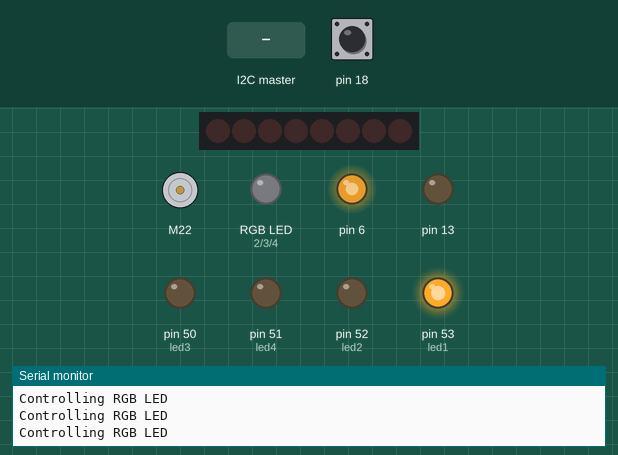
Simulated run of this sketch. Board: Arduino Mega 2560, built with avr-gcc and run on an emulated ATmega2560. Shown: DC motor (green arrow = forward, orange = backward, longer = faster), 8 shift-register outputs drawn as a row of LEDs (first output left, lit = HIGH), an RGB LED mixed from three pins (HIGH = lit), output pins drawn as LEDs (lit = HIGH), the last lines printed to the serial monitor. Dashed ring = blinking. Inputs (shaded band) come from the test bench; at power-on: pin 18 LOW. Pins used as bus, display or sensor lines are not drawn.

Above: at 1.2 s.
1.3 s: pin 18 driven HIGH
At 2.5 s:
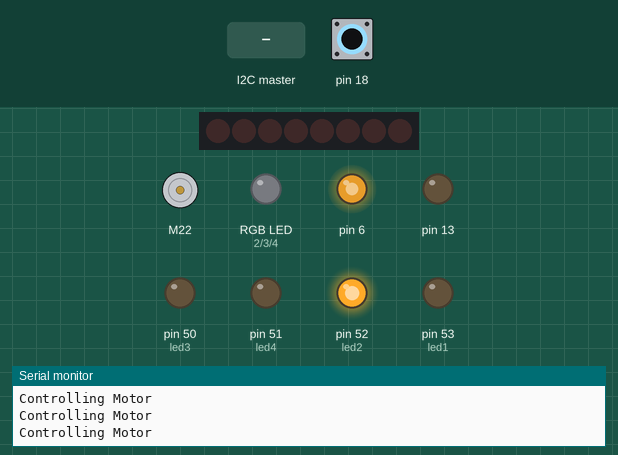
2.8 s: the I2C master sends "L"
At 3.7 s:
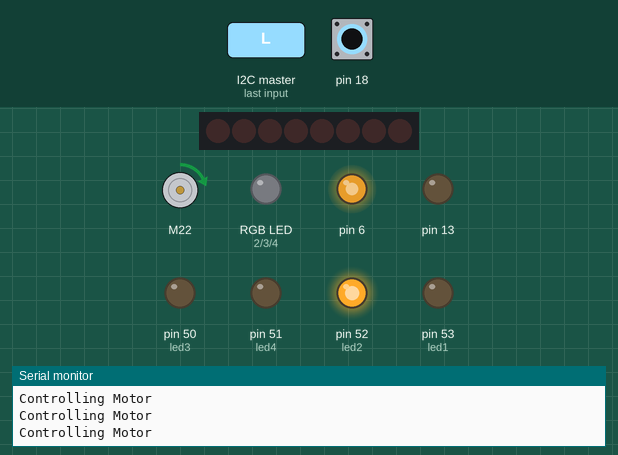
4.3 s: the I2C master sends "+"
At 5.0 s:
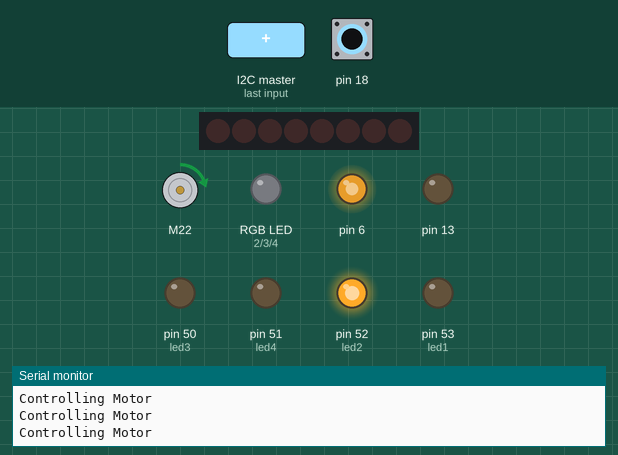
7.3 s: the I2C master sends "+"
At 8.5 s:
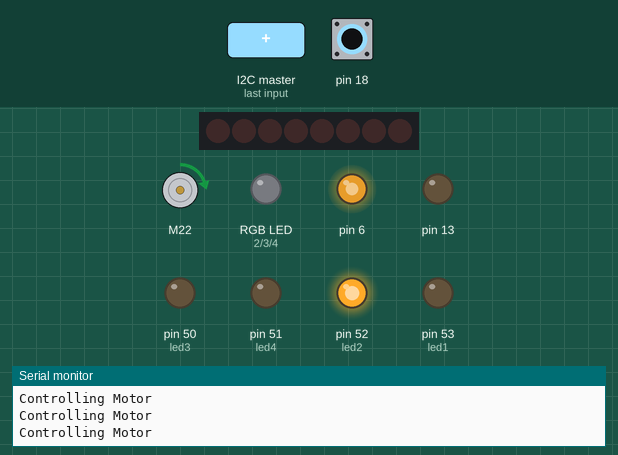
8.8 s: the I2C master sends "-"
At 9.8 s:
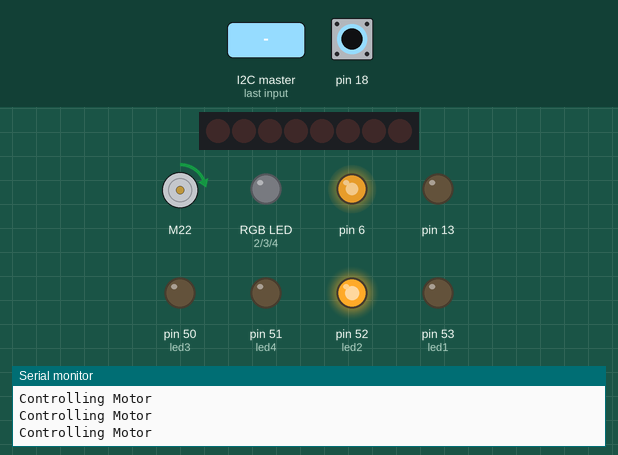
10.3 s: pin 18 pulsed LOW 5 times (0.12 s each, 0.3 s apart)
At 10.57 s:
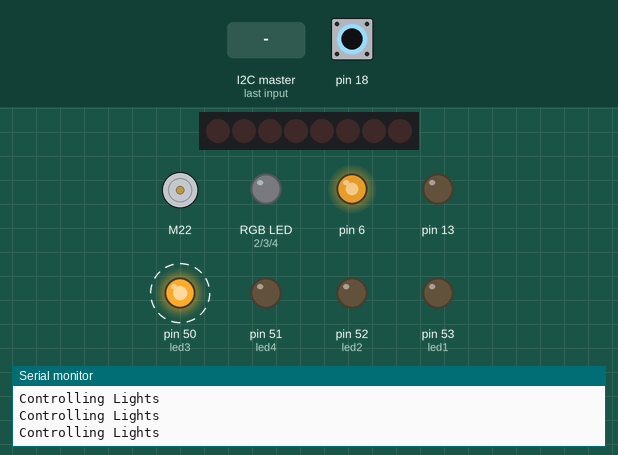
Timing chart, 0 to 13.3 s (numbered marks = the images above; inputs shaded):
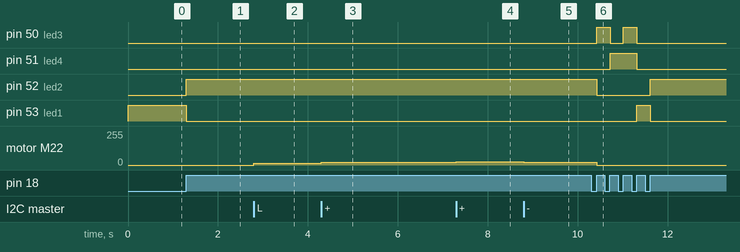

Measured:
- after the input at 1.3 s, pin 52 (led2): LOW → HIGH at once; pin 53 (led1): HIGH → LOW at once
- after the input at 2.8 s, motor M22: stopped → forward 15/255 at once
- after the input at 4.3 s, motor M22: forward 15/255 → forward 19/255 at once
- after the input at 7.3 s, motor M22: forward 19/255 → forward 23/255 at once
- after the input at 8.8 s, motor M22: forward 23/255 → forward 19/255 at once
- after the input at 10.3 s, pin 50 (led3): alternates HIGH for 0.30 s and LOW for 0.30 s, 4 changes in all, then stays LOW, starting after 0.12 s; pin 51 (led4): LOW → HIGH after 0.42 s, → LOW 0.60 s later

The sketch:

nCrypt.ino
```cpp
/*
 * Image Processing based Gesture-controlled Arduino Home Automation Demonstration
 *
 * Anmol Singh and Rian Borah, Delhi Public School, RK Puram
 *
 * Program 2: Slave Arduino Mega 2560
 *
 */

// _____________________________

#include <Wire.h>

#include <SparkFun_TB6612.h>

#define AIN1 22

#define AIN2 24

#define PWMA 5

#define STBY 23

const int offsetA = 1;

Motor motor1 = Motor(AIN1, AIN2, PWMA, offsetA, STBY);

volatile int counter = 0;

// _____________________________

int led1 = 53;

int led2 = 52;

int led3 = 50;

int led4 = 51;

// _____________________________

int latchPin = 39;

int clockPin = 37;

int dataPin = 38;

// _____________________________

int R = 2;

int G = 3;

int B = 4;

// _____________________________

// Brightness Control (first two) or Toggle Control (last two)

char deviceArray[5] = {'L', 'M', 'R', 'S', 'B'};
//
int numEffectiveStates = 5;

//char deviceArray[3] = {'L', 'M', 'R'};
//
//int numEffectiveStates = 3;

int deviceID = 0;

// _____________________________

int currentBrightness = 50;

int currentSpeed = 20;

int currentMode = 1;

int defaultLEDStep = 20;

int defaultMotorStep = 5;

int registerBrightness = 200;

int previousBrightness = 0;

int previousSpeed = 0;

// _____________________________

void setup() {
  // put your setup code here, to run once:

  Wire.begin(9);

  pinMode(R, OUTPUT);

  pinMode(G, OUTPUT);

  pinMode(B, OUTPUT);

  pinMode(18, INPUT);

  pinMode(led1, OUTPUT);

  pinMode(led2, OUTPUT);

  pinMode(led3, OUTPUT);

  pinMode(led4, OUTPUT);

  pinMode(13, OUTPUT);

  digitalWrite(13, LOW);

  attachInterrupt(digitalPinToInterrupt(18), changeState, RISING);

  changeState();

  pinMode(latchPin, OUTPUT);

  pinMode(dataPin, OUTPUT);

  pinMode(clockPin, OUTPUT);

  pinMode(6, OUTPUT);

  analogWrite(6, registerBrightness);

  Serial.begin(9600);

  Wire.onReceive(receiveEvent);

}

void loop() {

while(deviceID == 0) {

  resetMotor();

  resetLights();

  Serial.println("Controlling RGB LED");


}

while(deviceID == 1) {

  resetRGBLED();

  resetLights();

  Serial.println("Controlling Motor");

}

while(deviceID >= 2) {

  resetRGBLED();

  resetMotor();

  Serial.println("Controlling Lights");

}

}

void changeState(){

  if((counter % numEffectiveStates) == 0){

    digitalWrite(led1, HIGH);

    digitalWrite(led2, LOW);

    digitalWrite(led3, LOW);

    digitalWrite(led4, LOW);

  }

  else if((counter % numEffectiveStates) == 1){

    digitalWrite(led1, LOW);

    digitalWrite(led2, HIGH);

    digitalWrite(led3, LOW);

    digitalWrite(led4, LOW);

  }

  else if ((counter % numEffectiveStates) == 2){

    if(numEffectiveStates == 3){

        digitalWrite(led1, LOW);

        digitalWrite(led2, LOW);

        digitalWrite(led3, HIGH);

        digitalWrite(led4, HIGH);

    }

    else {

      digitalWrite(led1, LOW);

      digitalWrite(led2, LOW);

      digitalWrite(led3, HIGH);

      digitalWrite(led4, LOW);

    }


  }

  else if ((counter % numEffectiveStates) == 3){

    digitalWrite(led1, LOW);

    digitalWrite(led2, LOW);

    digitalWrite(led3, LOW);

    digitalWrite(led4, HIGH);

  }

  else {

    digitalWrite(led1, LOW);

    digitalWrite(led2, LOW);

    digitalWrite(led3, HIGH);

    digitalWrite(led4, HIGH);
  }

  counter += 1;

  deviceID = (counter - 1) % numEffectiveStates;

}

void changeRGBLEDBrightness(int newBrightness) {

  if(newBrightness > 255) {

    newBrightness = 255;

  }

  else if(newBrightness < 0) {

    newBrightness = 0;

  }

  analogWrite(R, newBrightness);

  analogWrite(G, newBrightness);

  analogWrite(B, newBrightness);

}

int mapSpeed(int s){

  return s * 60/78;

}

int changeMotorSpeed(int newSpeed) {

  if(newSpeed > 255){

    newSpeed = 255;

  }

  else if(newSpeed < 0){

    newSpeed = 0;

  }

  currentSpeed = newSpeed;

  motor1.drive(mapSpeed(newSpeed));

}

void setLightingMode(int mode){

  if(numEffectiveStates == 3) {

  if(mode == 0) {

    digitalWrite(latchPin, LOW);

    shiftOut(dataPin, clockPin, LSBFIRST, 0);

    digitalWrite(latchPin, HIGH);

  }

  else if(mode == 1) {

    digitalWrite(latchPin, LOW);

    shiftOut(dataPin, clockPin, LSBFIRST, 0b11110000);

    digitalWrite(latchPin, HIGH);

  }

  else if(mode == 2) {

    digitalWrite(latchPin, LOW);

    shiftOut(dataPin, clockPin, LSBFIRST, 0b00001111);

    digitalWrite(latchPin, HIGH);

  }

  else {

    digitalWrite(latchPin, LOW);

    shiftOut(dataPin, clockPin, LSBFIRST, 0b11111111);

    digitalWrite(latchPin, HIGH);

  }

  }

  else {

    digitalWrite(latchPin, LOW);

    shiftOut(dataPin, clockPin, LSBFIRST, 0);

    digitalWrite(latchPin, HIGH);

    if(mode > 255){

      mode = 255;

    }

    else if(mode < 0){

      mode = 0;

    }

    if(deviceID == 2){

    digitalWrite(latchPin, LOW);

    shiftOut(dataPin, clockPin, LSBFIRST, 0b11110000);

    digitalWrite(latchPin, HIGH);

    }

    else if (deviceID == 3){


    digitalWrite(latchPin, LOW);

    shiftOut(dataPin, clockPin, LSBFIRST, 0b00001111);

    digitalWrite(latchPin, HIGH);

    }

    else {

    digitalWrite(latchPin, LOW);

    shiftOut(dataPin, clockPin, LSBFIRST, 0b11111111);

    digitalWrite(latchPin, HIGH);

  }

    analogWrite(6, mode);

    Serial.println(mode);

  }

}

void transferControl(char change) {

  Serial.println(deviceID);

  if(deviceArray[deviceID] == 'L') {

      if(change == '+'){

        currentBrightness += defaultLEDStep;

      }

      else if(change == '-'){

        currentBrightness -= defaultLEDStep;

      }

      changeRGBLEDBrightness(currentBrightness);

  }

  else if(deviceArray[deviceID] == 'M') {

      if(change == '+'){

        currentSpeed += defaultMotorStep;

      }

      else if(change == '-'){

        currentSpeed -= defaultMotorStep;

      }

      changeMotorSpeed(currentSpeed);

  }

  else {

    if(numEffectiveStates == 3){

     if(change == '+'){

        currentMode += 1;

      }

      else if(change == '-'){

        currentMode -= 1;

      }

      currentMode = currentMode % 4;

      setLightingMode(currentMode);

  }

  else {

     if(change == '+'){

        registerBrightness -= defaultLEDStep;

      }

      else if(change == '-'){

        registerBrightness += defaultLEDStep;

      }

      setLightingMode(registerBrightness);

    }

  }

}

void resetMotor(){

  motor1.drive(0);

}

void resetRGBLED(){

  analogWrite(R, 0);

  analogWrite(G, 0);

  analogWrite(B, 0);

}

void resetLights(){

    digitalWrite(latchPin, LOW);

    shiftOut(dataPin, clockPin, LSBFIRST, 0);

    digitalWrite(latchPin, HIGH);

    delay(20);

}

void receiveEvent(){

  byte a = Wire.read();

  Serial.println(a);

  if(a == 45){

    transferControl('-');

  }

  else if(a == 43){

    transferControl('+');

  }

  else {

    transferControl('.');

  }

}
```
